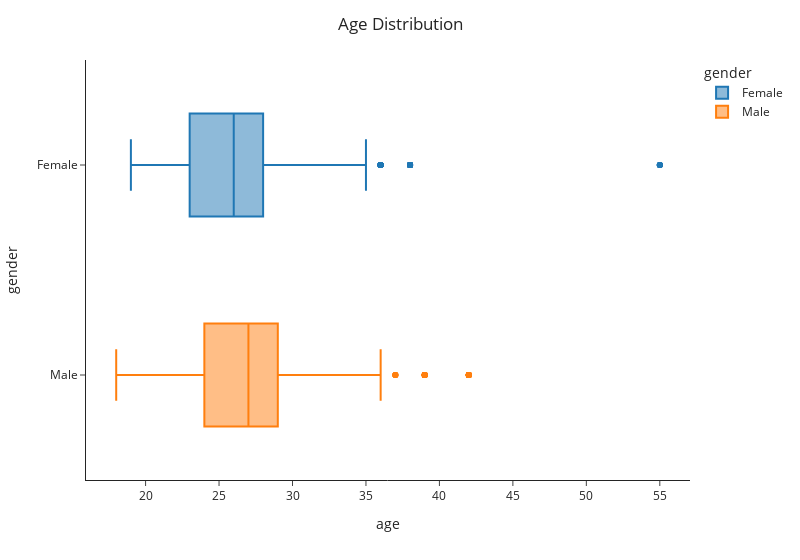

Here is the notebook cell this chart was saved with:
### Code cell
fig_age = px.box(
    df[["age", "gender"]],
    y="gender",
    x="age",
    template="simple_white",
    color="gender",
    width=800,
    
)
fig_age.update_layout(title_text="Age Distribution")
fig_age.update(layout=dict(title=dict(x=0.5)))
fig_age.show()

### Figure 1 — Plotly figure (JSON) as saved in the notebook; plotly's stock layout.template omitted (floating-point values rounded to 4 significant figures; data arrays with more than 128 entries replaced by an {"elided": "..."} marker saying what was removed)
{"data": [{"alignmentgroup": "True", "hovertemplate": "gender=%{y}<br>age=%{x}<extra></extra>", "legendgroup": "Female", "marker": {"color": "#1F77B4"}, "name": "Female", "notched": false, "offsetgroup": "Female", "orientation": "h", "showlegend": true, "type": "box", "x": {"elided": "4184 int values"}, "x0": " ", "xaxis": "x", "y": {"elided": "4184 str values"}, "y0": " ", "yaxis": "y"}, {"alignmentgroup": "True", "hovertemplate": "gender=%{y}<br>age=%{x}<extra></extra>", "legendgroup": "Male", "marker": {"color": "#FF7F0E"}, "name": "Male", "notched": false, "offsetgroup": "Male", "orientation": "h", "showlegend": true, "type": "box", "x": {"elided": "4194 int values"}, "x0": " ", "xaxis": "x", "y": {"elided": "4194 str values"}, "y0": " ", "yaxis": "y"}], "layout": {"boxmode": "overlay", "legend": {"title": {"text": "gender"}, "tracegroupgap": 0}, "margin": {"t": 60}, "title": {"text": "Age Distribution", "x": 0.5}, "width": 800, "xaxis": {"anchor": "y", "domain": [0, 1], "title": {"text": "age"}}, "yaxis": {"anchor": "x", "categoryarray": ["Male", "Female"], "categoryorder": "array", "domain": [0, 1], "title": {"text": "gender"}}}}
